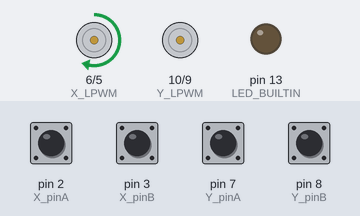
A sketch run on a simulated Teensy 4. Shown: motor-driver pin pairs drawn as motors (green arrow = first pin HIGH = forward, orange = second pin HIGH = backward, longer = more drive), output pins drawn as LEDs (lit = HIGH). The inputs (shaded band) are chosen by the test bench; at power-on: pin 2 (X_pinA), pin 3 (X_pinB), pin 7 (Y_pinA), pin 8 (Y_pinB) HIGH. What the sketch prints to the serial monitor is not drawn.

Above: at 0.1 s.
At 1.1 s:
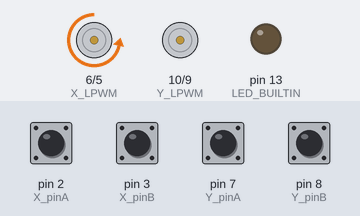
At 8.6 s:
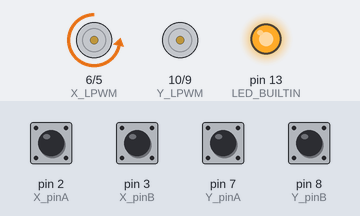
At 17.1 s:
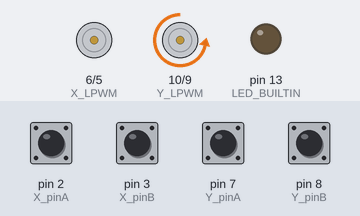
At 31.7 s:
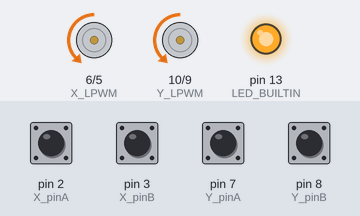
At 32.9 s:
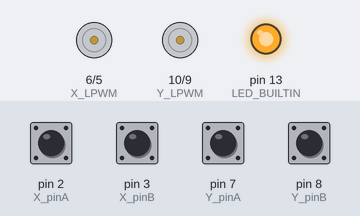
Timing chart, 0 to 40.0 s (numbered marks = the images above):
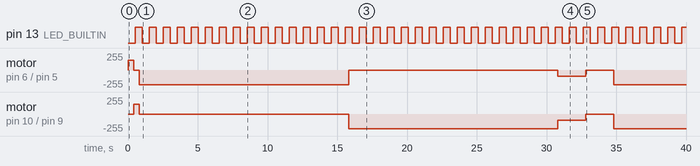

The sketch:

AnankeActuatorControl.ino
```cpp
/*
 *
 * HARDWARE:
 *   Teensy 4.1
 *   2x PA- Linear Actuators (each with quadrature encoder)
 *   2x BTS7960 Motor Drivers
 *
 * PIN CONNECTIONS:
 *   Actuator X:
 *     D2  → Encoder A (pinA)
 *     D3  → Encoder B (pinB)
 *     D5  → BTS7960 RPWM (extend)
 *     D6  → BTS7960 LPWM (retract)
 *
 *   Actuator Y:
 *     D7  → Encoder A (pinA)
 *     D8  → Encoder B (pinB)
 *     D9  → BTS7960 RPWM (extend)
 *     D10 → BTS7960 LPWM (retract)
 */

// Actuator X encoder pins
const int X_pinA = 2;
const int X_pinB = 3;

// Actuator X motor driver pins
const int X_RPWM = 5;  // extend
const int X_LPWM = 6;  // retract

// Actuator Y encoder pins
const int Y_pinA = 7;
const int Y_pinB = 8;

// Actuator Y motor driver pins
const int Y_RPWM = 9;   // extend
const int Y_LPWM = 10;  // retract

volatile long X_count = 0;
volatile long Y_count = 0;


//  PULSE SCALE - 4-inch stroke = 16,644 pulses  ->  4,161 pulses per inch
const long PULSES_PER_INCH = 4161;

// Pre-calculated target positions in pulses
const long POS_0_IN = 0;                     //     0 pulses
const long POS_2_IN = 2L * PULSES_PER_INCH;  //  8,322 pulses
const long POS_4_IN = 4L * PULSES_PER_INCH;  // 16,644 pulses


//  TUNING CONSTANTS  (adjust these to fine-tune behaviour)
const int DEADBAND = 20;     // How close is "close enough" (pulses, ≈ 0.005 in)
const int PWM_FAST = 220;    // Speed when far from target  (0–255)
const int PWM_SLOW = 90;     // Speed when near target      (0–255)
const long SLOW_ZONE = 500;  // Switch to slow speed within this many pulses
const int DWELL_MS = 2000;   // How long to wait at each position (ms)

const int HOME_SPEED = 150;         // Speed during homing retract
const long HOME_TIMEOUT_MS = 8000;  // Max time allowed to home (ms)
const long STALL_TIME_MS = 400;     // No movement for this long = at hard limit

//  SEQUENCE
const long SEQUENCE[] = { POS_0_IN, POS_2_IN, POS_4_IN, POS_2_IN };
const int SEQ_LEN = 4;
int seqIndex = 0;  // which step we are on
int sequenceHighs[10] = {0};
int sequenceLows[10] = {0};
int currentWrite = 0;

//  HEARTBEAT
unsigned long lastBlink = 0;
bool ledState = false;


void setup() {
  Serial.begin(115200);

  // X encoder
  pinMode(X_pinA, INPUT_PULLUP);
  pinMode(X_pinB, INPUT_PULLUP);
  attachInterrupt(digitalPinToInterrupt(X_pinA), X_A_ISR, CHANGE);
  attachInterrupt(digitalPinToInterrupt(X_pinB), X_B_ISR, CHANGE);

  // Y encoder
  pinMode(Y_pinA, INPUT_PULLUP);
  pinMode(Y_pinB, INPUT_PULLUP);
  attachInterrupt(digitalPinToInterrupt(Y_pinA), Y_A_ISR, CHANGE);
  attachInterrupt(digitalPinToInterrupt(Y_pinB), Y_B_ISR, CHANGE);

  // Motor pins
  pinMode(X_RPWM, OUTPUT);
  pinMode(X_LPWM, OUTPUT);
  pinMode(Y_RPWM, OUTPUT);
  pinMode(Y_LPWM, OUTPUT);

  // PWM frequency
  analogWriteFrequency(X_RPWM, 1000);
  analogWriteFrequency(X_LPWM, 1000);
  analogWriteFrequency(Y_RPWM, 1000);
  analogWriteFrequency(Y_LPWM, 1000);
  analogWriteResolution(8);  // 8-bit = values 0–255

  // Make sure both actuators start stopped
  X_stop();
  Y_stop();

  pinMode(LED_BUILTIN, OUTPUT);

  Serial.println("=== Dual Actuator XY Controller ===");

  // Home both actuators
  Serial.println("Homing X...");
  homeActuator('X');
  Serial.println("Homing Y...");
  homeActuator('Y');
  Serial.println("Both actuators homed.");

  //Move both to 2 inches
  Serial.println("Moving to start position: 2 inches...");
  moveToPosition('X', POS_2_IN);
  moveToPosition('Y', POS_2_IN);
  dwellAt(POS_2_IN);

  Serial.println("Setup done. Starting main loop.");
}

void loop() {
  heartbeat();

  long target = SEQUENCE[seqIndex];

  // Save the high and low values
  if (seqIndex == 0) {
    sequenceHighs[currentWrite % 10] = X_count;
    currentWrite++;
  } else if (seqIndex == 2) {
    sequenceLows[currentWrite % 10] = X_count;
    currentWrite++;
  }

  Serial.print("Step ");
  Serial.print(seqIndex);
  Serial.print(" — moving to ");
  Serial.print((float)target / PULSES_PER_INCH, 1);
  Serial.println(" inches");
  Serial.print("Current Lows: "); Serial.println(sequenceLows);
  Serial.print("Current Highs: "); Serial.println(sequenceHighs);

  // Move X and Y simultaneously
  unsigned long timeout = millis() + 15000;
  while (true) {
    heartbeat();

    long X_error = target - X_count;
    long Y_error = target - Y_count;

    // Drive X
    if (abs(X_error) > DEADBAND) {
      int speed = (abs(X_error) < SLOW_ZONE) ? PWM_SLOW : PWM_FAST;
      if (X_error > 0) X_extend(speed);
      else             X_retract(speed);
    } else {
      X_stop();
    }

    // Drive Y
    if (abs(Y_error) > DEADBAND) {
      int speed = (abs(Y_error) < SLOW_ZONE) ? PWM_SLOW : PWM_FAST;
      if (Y_error > 0) Y_extend(speed);
      else             Y_retract(speed);
    } else {
      Y_stop();
    }

    // Both arrived — exit
    if (abs(X_error) <= DEADBAND && abs(Y_error) <= DEADBAND) break;

    // Safety timeout
    if (millis() > timeout) {
      X_stop();
      Y_stop();
      Serial.println("WARNING: Move timed out!");
      break;
    }

    delay(5);
  }

  dwellAt(target);

  seqIndex = (seqIndex + 1) % SEQ_LEN;
}


//  HOME ACTUATOR
void homeActuator(char axis) {
  long prevCount = getCount(axis);
  unsigned long startTime = millis();
  unsigned long lastMoveTime = millis();

  // Start retracting
  if (axis == 'X') X_retract(HOME_SPEED);
  else Y_retract(HOME_SPEED);

  while (true) {
    heartbeat();

    long currentCount = getCount(axis);

    // If encoder moved more than 10 pulses since last check, it's still moving
    if (abs(currentCount - prevCount) > 10) {
      lastMoveTime = millis();
    }
    prevCount = currentCount;

    // No movement for STALL_TIME_MS = hit the hard limit
    if (millis() - lastMoveTime > STALL_TIME_MS) {
      if (axis == 'X') {
        X_stop();
        noInterrupts();
        X_count = 0;
        interrupts();
      } else {
        Y_stop();
        noInterrupts();
        Y_count = 0;
        interrupts();
      }
      Serial.print(axis); Serial.println(" homed (stall detected).");
      return;
    }

    // Safety: if it takes too long, stop anyway and zero
    if (millis() - startTime > HOME_TIMEOUT_MS) {
      if (axis == 'X') {
        X_stop();
        noInterrupts();
        X_count = 0;
        interrupts();
      } else {
        Y_stop();
        noInterrupts();
        Y_count = 0;
        interrupts();
      }
      Serial.print(axis); Serial.println(" homing timeout — zeroed at current position.");
      return;
    }

    delay(20);
  }
}

//  MOVE TO POSITION  (blocking — waits until arrived)
void moveToPosition(char axis, long target) {
  unsigned long timeout = millis() + 15000;  // 15 second safety cutoff

  while (true) {
    heartbeat();

    long pos = getCount(axis);  // where we are now
    long error = target - pos;  // how far we still need to go

    // Close enough — stop and return
    if (abs(error) <= DEADBAND) {
      if (axis == 'X') X_stop();
      else Y_stop();
      return;
    }

    // Safety: if move takes too long, give up
    if (millis() > timeout) {
      if (axis == 'X') X_stop();
      else Y_stop();
      Serial.print(axis); Serial.println(" move timed out!");
      return;
    }

    // Use slow speed when close, fast speed when far away
    int speed = (abs(error) < SLOW_ZONE) ? PWM_SLOW : PWM_FAST;

    // Drive in the correct direction
    if (error > 0) {
      // Need to extend (go forward)
      if (axis == 'X') X_extend(speed);
      else Y_extend(speed);
    } else {
      // Need to retract (go backward)
      if (axis == 'X') X_retract(speed);
      else Y_retract(speed);
    }

    delay(5);
  }
}

//  DWELL AT POSITION
void dwellAt(long target) {
  unsigned long endTime = millis() + DWELL_MS;

  while (millis() < endTime) {
    heartbeat();

    // Check and correct X
    long X_error = target - X_count;
    if (abs(X_error) <= DEADBAND) X_stop();
    else if (X_error > 0) X_extend(PWM_SLOW);
    else X_retract(PWM_SLOW);

    // Check and correct Y
    long Y_error = target - Y_count;
    if (abs(Y_error) <= DEADBAND) Y_stop();
    else if (Y_error > 0) Y_extend(PWM_SLOW);
    else Y_retract(PWM_SLOW);

    delay(10);
  }

  X_stop();
  Y_stop();
}

//  HELPER — returns the current encoder count for an axis
long getCount(char axis) {
  return (axis == 'X') ? X_count : Y_count;
}

//  MOTOR CONTROL — X axis
void X_extend(int speed) {
  analogWrite(X_RPWM, constrain(speed, 0, 255));
  analogWrite(X_LPWM, 0);
}
void X_retract(int speed) {
  analogWrite(X_RPWM, 0);
  analogWrite(X_LPWM, constrain(speed, 0, 255));
}
void X_stop() {
  analogWrite(X_RPWM, 0);
  analogWrite(X_LPWM, 0);
}

//  MOTOR CONTROL — Y axis
void Y_extend(int speed) {
  analogWrite(Y_RPWM, constrain(speed, 0, 255));
  analogWrite(Y_LPWM, 0);
}
void Y_retract(int speed) {
  analogWrite(Y_RPWM, 0);
  analogWrite(Y_LPWM, constrain(speed, 0, 255));
}
void Y_stop() {
  analogWrite(Y_RPWM, 0);
  analogWrite(Y_LPWM, 0);
}

// X Encoder — Pin A changed
void X_A_ISR() {
  if (digitalRead(X_pinA) != digitalRead(X_pinB)) {
    X_count++;
  } else {
    X_count--;
  }
}

// X Encoder — Pin B changed
void X_B_ISR() {
  if (digitalRead(X_pinA) == digitalRead(X_pinB)) {
    X_count++;
  } else {
    X_count--;
  }
}

// Y Encoder — Pin A changed
void Y_A_ISR() {
  if (digitalRead(Y_pinA) != digitalRead(Y_pinB)) {
    Y_count++;
  } else {
    Y_count--;
  }
}

// Y Encoder — Pin B changed
void Y_B_ISR() {
  if (digitalRead(Y_pinA) == digitalRead(Y_pinB)) {
    Y_count++;
  } else {
    Y_count--;
  }
}

//  HEARTBEAT
void heartbeat() {
  if (millis() - lastBlink >= 500) {
    lastBlink = millis();
    ledState = !ledState;
    digitalWrite(LED_BUILTIN, ledState);
  }
}
```

Measured:
- by itself, pin 13 (LED_BUILTIN): alternates HIGH for 0.50 s and LOW for 0.50 s
- by itself, motor on pin 6 (X_LPWM) / pin 5 (X_RPWM): stopped → forward 150/255 at 0.00 s, → stopped 0.40 s later, → backward 220/255 0.40 s later, → stopped 15.0 s later, … (7 changes in this stretch)
- by itself, motor on pin 10 (Y_LPWM) / pin 9 (Y_RPWM): stopped → forward 150/255 at 0.40 s, → stopped 0.40 s later, → backward 220/255 15.0 s later, → backward 90/255 15.0 s later, … (6 changes in this stretch)
